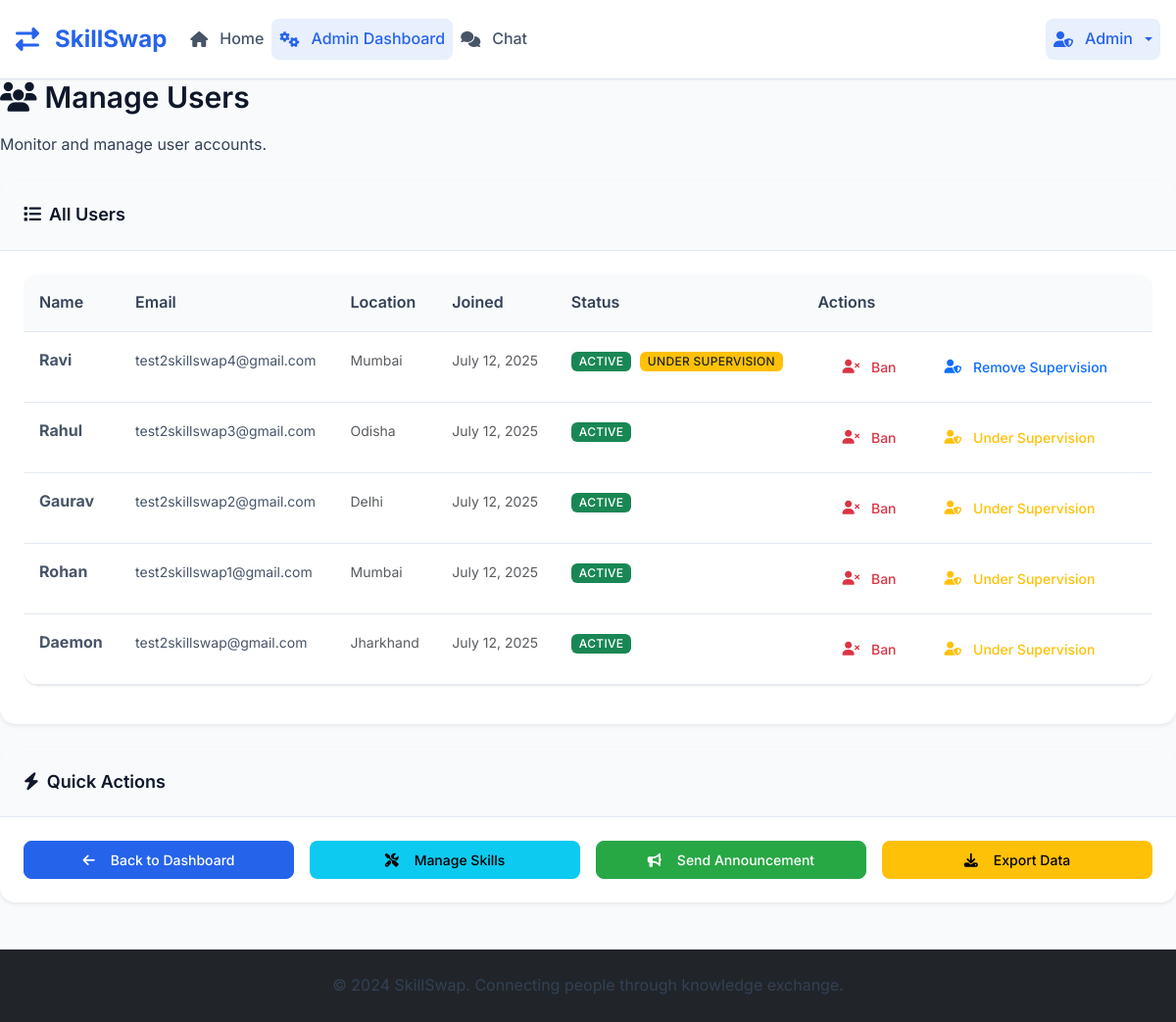
Page /admin/users (signed in) on the committed database.
### tables this page shows
CREATE TABLE users (
            id INTEGER PRIMARY KEY AUTOINCREMENT,
            email TEXT UNIQUE NOT NULL,
            password_hash TEXT NOT NULL,
            name TEXT NOT NULL,
            location TEXT,
            profile_photo TEXT,
            availability TEXT,
            is_public INTEGER DEFAULT 1,
            is_admin INTEGER DEFAULT 0,
            is_banned INTEGER DEFAULT 0,
            created_at TIMESTAMP DEFAULT CURRENT_TIMESTAMP
        , bio TEXT, is_under_supervision INTEGER DEFAULT 0, availability_start TEXT, availability_end TEXT);

### skill_swap_app.py (the view)
@app.route('/admin/users')
@admin_required
def admin_users():
    conn = get_db()
    users = conn.execute('SELECT * FROM users WHERE is_admin = 0 ORDER BY created_at DESC').fetchall()
    conn.close()
    users = convert_rows_datetimes(users)
    return render_template('admin_users.html', users=users)

### skill_swap_app.py (called while the page is built)
def parse_datetime(timestamp_str):
    if timestamp_str is None:
        return None
    try:
        if 'T' in timestamp_str:
            return datetime.fromisoformat(timestamp_str.replace('Z', '+00:00'))
        else:
            return datetime.strptime(timestamp_str, '%Y-%m-%d %H:%M:%S')
    except:
        return None

def convert_row_datetimes(row):
    if row is None:
        return None
    if hasattr(row, 'keys'):
        row_dict = dict(row)
    else:
        row_dict = row
    timestamp_fields = ['created_at', 'updated_at', 'rejected_at']
    for field in timestamp_fields:
        if field in row_dict and row_dict[field]:
            row_dict[field] = parse_datetime(row_dict[field])
    return row_dict

def convert_rows_datetimes(rows):
    if not rows:
        return []
    return [convert_row_datetimes(row) for row in rows]

def get_db():
    conn = sqlite3.connect('skill_swap.db')
    conn.row_factory = sqlite3.Row
    return conn

def admin_required(f):
    from functools import wraps
    @wraps(f)
    def decorated_function(*args, **kwargs):
        if 'user_id' not in session:
            flash('Please log in to access this page.', 'error')
            return redirect(url_for('login'))
        conn = get_db()
        user = conn.execute('SELECT is_admin FROM users WHERE id = ?', (session['user_id'],)).fetchone()
        conn.close()
        if not user or not user['is_admin']:
            flash('Access denied. Admin privileges required.', 'error')
            return redirect(url_for('dashboard'))
        return f(*args, **kwargs)
    return decorated_function

@app.context_processor
def inject_unread_notifications():
    if 'user_id' in session:
        conn = get_db()
        unread_count = conn.execute('''
            SELECT COUNT(*) as count FROM notifications
            WHERE user_id = ? AND is_read = 0
        ''', (session['user_id'],)).fetchone()['count']
        conn.close()
        return {'unread_notifications': unread_count}
    return {'unread_notifications': 0}

@app.context_processor
def inject_helpers():
    return {'get_user_by_id': get_user_by_id}

### templates/admin_users.html (shortened to what this page needs)
{% extends "base.html" %}
{% block content %}
<div class="row mb-4">
    <div class="col-12">
        <div class="admin-stats">
            <h2 class="mb-3">
                <i class="fas fa-users me-2"></i>Manage Users
            </h2>
            <p class="mb-0">Monitor and manage user accounts.</p>
        </div>
    </div>
</div>
<div class="row">
    <div class="col-12">
        <div class="card border-0 shadow-sm">
            <div class="card-header">
                <h5 class="mb-0">
                    <i class="fas fa-list me-2"></i>All Users
                </h5>
            </div>
            <div class="card-body">
                {% if users %}
                    <div class="table-responsive">
                        <table class="table table-hover">
                            <thead>
                                <tr>
                                    <th>Name</th>
                                    <th>Email</th>
                                    <th>Location</th>
                                    <th>Joined</th>
                                    <th>Status</th>
                                    <th>Actions</th>
                                </tr>
                            </thead>
                            <tbody>
                                {% for user in users %}
                                <tr>
                                    <td>
                                        <strong>{{ user.name }}</strong>
                                    </td>
                                    <td>
                                        <small>{{ user.email }}</small>
                                    </td>
                                    <td>
                                        <small class="text-muted">
                                            {{ user.location or 'Not specified' }}
                                        </small>
                                    </td>
                                    <td>
                                        <small class="text-muted">
                                            {% if user.created_at %}
                                                {{ user.created_at.strftime('%B %d, %Y') }}
                                            {% else %}
                                                Unknown
                                            {% endif %}
                                        </small>
                                    </td>
                                    <td>
                                        {% if user.is_banned %}
                                            <span class="badge bg-danger">Banned</span>
                                        {% else %}
                                            <span class="badge bg-success">Active</span>
                                        {% endif %}
                                        {% if user.is_under_supervision %}
                                            <span class="badge bg-warning text-dark ms-1">Under Supervision</span>
                                        {% endif %}
                                    </td>
                                    <td>
                                        <div class="btn-group btn-group-sm" role="group">
                                            {% if user.is_banned %}
                                                <a href="{{ url_for('unban_user', user_id=user.id) }}"
                                                   class="btn btn-outline-success admin-action-btn"
                                                   data-action="unban" data-target="user">
                                                    <i class="fas fa-user-check me-1"></i>Unban
                                                </a>
                                            {% else %}
                                                <a href="{{ url_for('ban_user', user_id=user.id) }}"
                                                   class="btn btn-outline-danger admin-action-btn"
                                                   data-action="ban" data-target="user">
                                                    <i class="fas fa-user-times me-1"></i>Ban
                                                </a>
                                            {% endif %}
                                            {% if user.is_under_supervision %}
                                                <a href="{{ url_for('unsupervise_user', user_id=user.id) }}"
                                                   class="btn btn-outline-primary admin-action-btn"
                                                   data-action="remove supervision" data-target="user">
                                                    <i class="fas fa-user-shield me-1"></i>Remove Supervision
                                                </a>
                                            {% else %}
                                                <a href="{{ url_for('supervise_user', user_id=user.id) }}"
                                                   class="btn btn-outline-warning admin-action-btn"
                                                   data-action="place under supervision" data-target="user">
                                                    <i class="fas fa-user-shield me-1"></i>Under Supervision
                                                </a>
                                            {% endif %}
                                        </div>
                                    </td>
                                </tr>
                                {% endfor %}
                            </tbody>
                        </table>
                    </div>
                {% else %}
                    <div class="text-center text-muted py-4">
                        <i class="fas fa-users fa-3x mb-3"></i>
                        <p>No users found</p>
                    </div>
                {% endif %}
            </div>
        </div>
    </div>
</div>
<div class="row mt-4">
    <div class="col-12">
        <div class="card border-0 shadow-sm">
            <div class="card-header">
                <h5 class="mb-0">
                    <i class="fas fa-bolt me-2"></i>Quick Actions
                </h5>
            </div>
            <div class="card-body">
                <div class="row g-3">
                    <div class="col-md-3">
                        <a href="{{ url_for('admin_dashboard') }}" class="btn btn-primary w-100">
                            <i class="fas fa-arrow-left me-2"></i>Back to Dashboard
                        </a>
                    </div>
                    <div class="col-md-3">
                        <a href="{{ url_for('admin_skills') }}" class="btn btn-info w-100">
                            <i class="fas fa-tools me-2"></i>Manage Skills
                        </a>
                    </div>
                    <div class="col-md-3">
                        <a href="{{ url_for('admin_messages') }}" class="btn btn-success w-100">
                            <i class="fas fa-bullhorn me-2"></i>Send Announcement
                        </a>
                    </div>
                    <div class="col-md-3">
                        <a href="{{ url_for('download_users') }}" class="btn btn-warning w-100">
                            <i class="fas fa-download me-2"></i>Export Data
                        </a>
                    </div>
                </div>
            </div>
        </div>
    </div>
</div>
{% endblock %}

### static/css/style.css (style rules this page uses)
* { box-sizing: border-box; margin: 0; padding: 0; }
html { scroll-behavior: smooth; font-size: 16px; }
body { font-family: 'Inter', 'Segoe UI', -apple-system, BlinkMacSystemFont, sans-serif; line-height: 1.6; color: #1a1a1a; background-color: #f8fafc; -webkit-font-smoothing: antialiased; -moz-osx-font-smoothing: grayscale; text-rendering: optimizeLegibility; }
:root { --primary: #2563eb; --primary-dark: #1d4ed8; --primary-light: #3b82f6; --secondary: #64748b; --accent: #8b5cf6; --white: #ffffff; --gray-50: #f8fafc; --gray-100: #f1f5f9; --gray-200: #e2e8f0; --gray-300: #cbd5e1; --gray-400: #94a3b8; --gray-500: #64748b; --gray-600: #475569; --gray-700: #334155; --gray-800: #1e293b; --gray-900: #0f172a; --success: #10b981; --warning: #f59e0b; --error: #ef4444; --info: #3b82f6; --shadow-sm: 0 1px 2px 0 rgb(0 0 0 / 0.05); --shadow: 0 1px 3px 0 rgb(0 0 0 / 0.1), 0 1px 2px -1px rgb(0 0 0 / 0.1); --shadow-md: 0 4px 6px -1px rgb(0 0 0 / 0.1), 0 2px 4px -2px rgb(0 0 0 / 0.1); --shadow-lg: 0 10px 15px -3px rgb(0 0 0 / 0.1), 0 4px 6px -4px rgb(0 0 0 / 0.1); --shadow-xl: 0 20px 25px -5px rgb(0 0 0 / 0.1), 0 8px 10px -6px rgb(0 0 0 / 0.1); --transition: all 0.2s cubic-bezier(0.4, 0, 0.2, 1); --transition-fast: all 0.15s cubic-bezier(0.4, 0, 0.2, 1); --transition-slow: all 0.3s cubic-bezier(0.4, 0, 0.2, 1); --spacing-xs: 0.25rem; --spacing-sm: 0.5rem; --spacing-md: 1rem; --spacing-lg: 1.5rem; --spacing-xl: 2rem; --spacing-2xl: 3rem; --radius-sm: 0.375rem; --radius: 0.5rem; --radius-md: 0.75rem; --radius-lg: 1rem; --radius-xl: 1.5rem; }
h1, h2, h3, h4, h5, h6 { font-weight: 600; line-height: 1.25; color: var(--gray-900); margin-bottom: var(--spacing-md); }
h2 { font-size: 1.875rem; }
h5 { font-size: 1.125rem; }
p { margin-bottom: var(--spacing-md); color: var(--gray-700); }
a { color: var(--primary); text-decoration: none; transition: var(--transition); }
.btn { display: inline-flex; align-items: center; justify-content: center; gap: var(--spacing-sm); padding: var(--spacing-sm) var(--spacing-lg); font-size: 0.875rem; font-weight: 500; line-height: 1.5; border: 1px solid transparent; border-radius: var(--radius); cursor: pointer; transition: var(--transition); text-decoration: none; white-space: nowrap; user-select: none; }
.btn-primary { background-color: var(--primary); border-color: var(--primary); color: var(--white); }
.btn-success { background-color: var(--success); border-color: var(--success); color: var(--white); }
.card { background: var(--white); border: 1px solid var(--gray-200); border-radius: var(--radius-lg); box-shadow: var(--shadow); transition: var(--transition); overflow: hidden; }
.card-header { background-color: var(--gray-50); border-bottom: 1px solid var(--gray-200); padding: var(--spacing-lg); }
.card-body { padding: var(--spacing-lg); }
.table { width: 100%; background-color: var(--white); border-radius: var(--radius-lg); overflow: hidden; box-shadow: var(--shadow); }
.table th { background-color: var(--gray-50); color: var(--gray-700); font-weight: 600; padding: var(--spacing-md); text-align: left; border-bottom: 1px solid var(--gray-200); }
.table td { padding: var(--spacing-md); border-bottom: 1px solid var(--gray-200); color: var(--gray-600); }
.badge { display: inline-flex; align-items: center; padding: var(--spacing-xs) var(--spacing-sm); font-size: 0.75rem; font-weight: 500; line-height: 1; border-radius: var(--radius-sm); text-transform: uppercase; letter-spacing: 0.025em; }
.mb-0 { margin-bottom: 0; }
.mb-3 { margin-bottom: var(--spacing-md); }
.mb-4 { margin-bottom: var(--spacing-lg); }
.mt-4 { margin-top: var(--spacing-lg); }
.w-100 { width: 100%; }
.btn-success { background-color: #28a745; border-color: #28a745; color: white; transition: all 0.3s ease; }
.card { transition: all 0.3s ease; }

### rows in the picture
users: name "Ravi", email "test2skillswap4@gmail.com", location "Mumbai", created_at "July 12, 2025", is_banned "ACTIVE", is_under_supervision "UNDER SUPERVISION"
users: name "Rahul", email "test2skillswap3@gmail.com", location "Odisha", created_at "July 12, 2025", is_banned "ACTIVE"
users: name "Gaurav", email "test2skillswap2@gmail.com", location "Delhi", created_at "July 12, 2025", is_banned "ACTIVE"
users: name "Rohan", email "test2skillswap1@gmail.com", location "Mumbai", created_at "July 12, 2025", is_banned "ACTIVE"
users: name "Daemon", email "test2skillswap@gmail.com", location "Jharkhand", created_at "July 12, 2025", is_banned "ACTIVE"
